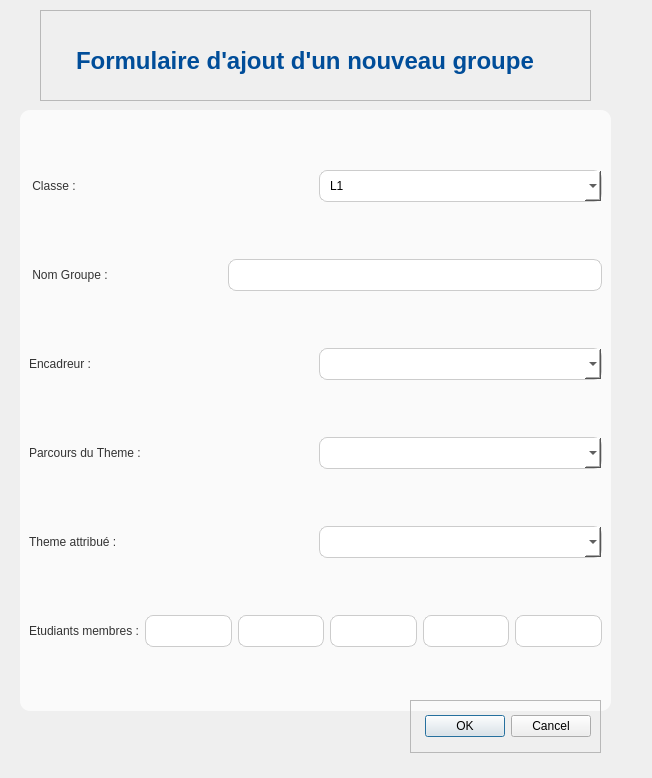
<?xml version="1.0" encoding="UTF-8"?>
<ui version="4.0">
 <class>form_groupe</class>
 <widget class="QDialog" name="form_groupe">
  <property name="geometry">
   <rect>
    <x>0</x>
    <y>0</y>
    <width>652</width>
    <height>778</height>
   </rect>
  </property>
  <property name="windowTitle">
   <string>Dialog</string>
  </property>
  <widget class="QWidget" name="widget" native="true">
   <property name="geometry">
    <rect>
     <x>10</x>
     <y>10</y>
     <width>631</width>
     <height>771</height>
    </rect>
   </property>
   <widget class="QFrame" name="frame">
    <property name="geometry">
     <rect>
      <x>30</x>
      <y>0</y>
      <width>551</width>
      <height>91</height>
     </rect>
    </property>
    <property name="styleSheet">
     <string notr="true">QLabel#label {
    /* Couleur du texte, cohérente avec votre interface */
    color: #004D99; 
    /* Taille de police beaucoup plus grande */
    font-size: 24px; 
    /* Police en gras */
    font-weight: bold;
    /* Marge interne pour l'espacement */
    padding: 20px 0 10px 20px;
}</string>
    </property>
    <property name="frameShape">
     <enum>QFrame::Shape::StyledPanel</enum>
    </property>
    <property name="frameShadow">
     <enum>QFrame::Shadow::Raised</enum>
    </property>
    <layout class="QVBoxLayout" name="verticalLayout_2">
     <item>
      <widget class="QLabel" name="label">
       <property name="styleSheet">
        <string notr="true"/>
       </property>
       <property name="text">
        <string>Formulaire d'ajout d'un nouveau groupe</string>
       </property>
      </widget>
     </item>
    </layout>
   </widget>
   <widget class="QFrame" name="frame_2">
    <property name="geometry">
     <rect>
      <x>10</x>
      <y>100</y>
      <width>591</width>
      <height>601</height>
     </rect>
    </property>
    <property name="styleSheet">
     <string notr="true">QLabel{
color:#333333;
QLabel	font-size:14px;
font: 700 9pt &quot;Segoe UI&quot;;
}
QLineEdit, QComboBox {
    /* Hauteur standard pour le champ */
    min-height: 30px; 
    /* Arrière-plan */
    background-color: white; 
    /* Bordure fine */
    border: 1px solid #CCCCCC;
    /* Coins légèrement arrondis */
    border-radius: 8px; 
    /* Espace interne pour le texte */
    padding: 0 10px; 
}

/* Style au survol ou à la sélection pour un feedback visuel */
QLineEdit:focus, QComboBox:focus {
    border: 2px solid #007BFF; /* Bordure bleue plus épaisse */
}
QFrame {
    /* Blanc cassé pour le conteneur des champs */
    background-color: #FAFAFA; 
    border-radius: 10px; /* Optionnel : pour les bords internes */
    /* Ajouter un peu d'ombre pour le faire ressortir (un peu plus complexe, mais très bel effet) */
    /* box-shadow: 2px 2px 5px rgba(0, 0, 0, 0.1); */
}</string>
    </property>
    <property name="frameShape">
     <enum>QFrame::Shape::StyledPanel</enum>
    </property>
    <property name="frameShadow">
     <enum>QFrame::Shadow::Raised</enum>
    </property>
    <layout class="QVBoxLayout" name="verticalLayout">
     <item>
      <layout class="QHBoxLayout" name="horizontalLayout">
       <item>
        <widget class="QLabel" name="label_2">
         <property name="text">
          <string> Classe :</string>
         </property>
        </widget>
       </item>
       <item>
        <widget class="QComboBox" name="comboBox">
         <item>
          <property name="text">
           <string>L1</string>
          </property>
         </item>
         <item>
          <property name="text">
           <string>M1</string>
          </property>
         </item>
        </widget>
       </item>
      </layout>
     </item>
     <item>
      <layout class="QHBoxLayout" name="horizontalLayout_2">
       <property name="spacing">
        <number>0</number>
       </property>
       <property name="sizeConstraint">
        <enum>QLayout::SizeConstraint::SetDefaultConstraint</enum>
       </property>
       <property name="rightMargin">
        <number>0</number>
       </property>
       <item>
        <widget class="QLabel" name="label_3">
         <property name="text">
          <string> Nom Groupe :                                    </string>
         </property>
        </widget>
       </item>
       <item>
        <widget class="QLineEdit" name="lineEdit"/>
       </item>
      </layout>
     </item>
     <item>
      <layout class="QHBoxLayout" name="horizontalLayout_3">
       <item>
        <widget class="QLabel" name="label_4">
         <property name="text">
          <string>Encadreur :</string>
         </property>
        </widget>
       </item>
       <item>
        <widget class="QComboBox" name="comboBox_2"/>
       </item>
      </layout>
     </item>
     <item>
      <layout class="QHBoxLayout" name="horizontalLayout_4">
       <item>
        <widget class="QLabel" name="label_7">
         <property name="text">
          <string>Parcours du Theme :</string>
         </property>
        </widget>
       </item>
       <item>
        <widget class="QComboBox" name="comboBox_3"/>
       </item>
      </layout>
     </item>
     <item>
      <layout class="QHBoxLayout" name="horizontalLayout_6">
       <item>
        <widget class="QLabel" name="label_5">
         <property name="text">
          <string>Theme attribué :</string>
         </property>
        </widget>
       </item>
       <item>
        <widget class="QComboBox" name="comboBox_4"/>
       </item>
      </layout>
     </item>
     <item>
      <layout class="QHBoxLayout" name="horizontalLayout_5">
       <item>
        <widget class="QLabel" name="label_6">
         <property name="text">
          <string>Etudiants membres :</string>
         </property>
        </widget>
       </item>
       <item>
        <widget class="QLineEdit" name="lineEdit_2"/>
       </item>
       <item>
        <widget class="QLineEdit" name="lineEdit_3"/>
       </item>
       <item>
        <widget class="QLineEdit" name="lineEdit_4"/>
       </item>
       <item>
        <widget class="QLineEdit" name="lineEdit_5"/>
       </item>
       <item>
        <widget class="QLineEdit" name="lineEdit_6"/>
       </item>
      </layout>
     </item>
    </layout>
   </widget>
   <widget class="QFrame" name="frame_3">
    <property name="geometry">
     <rect>
      <x>400</x>
      <y>690</y>
      <width>191</width>
      <height>53</height>
     </rect>
    </property>
    <property name="styleSheet">
     <string notr="true">QDialogButtonBox{
background-color: #28a745; 
color: white;
 border-radius: 8px;
 font-weight: bold;
 padding: 5px 15px;
}</string>
    </property>
    <property name="frameShape">
     <enum>QFrame::Shape::StyledPanel</enum>
    </property>
    <property name="frameShadow">
     <enum>QFrame::Shadow::Raised</enum>
    </property>
    <layout class="QVBoxLayout" name="verticalLayout_3">
     <item>
      <widget class="QDialogButtonBox" name="buttonBox">
       <property name="orientation">
        <enum>Qt::Orientation::Horizontal</enum>
       </property>
       <property name="standardButtons">
        <set>QDialogButtonBox::StandardButton::Cancel|QDialogButtonBox::StandardButton::Ok</set>
       </property>
      </widget>
     </item>
    </layout>
   </widget>
  </widget>
 </widget>
 <resources/>
 <connections>
  <connection>
   <sender>buttonBox</sender>
   <signal>accepted()</signal>
   <receiver>form_groupe</receiver>
   <slot>accept()</slot>
   <hints>
    <hint type="sourcelabel">
     <x>248</x>
     <y>254</y>
    </hint>
    <hint type="destinationlabel">
     <x>157</x>
     <y>274</y>
    </hint>
   </hints>
  </connection>
  <connection>
   <sender>buttonBox</sender>
   <signal>rejected()</signal>
   <receiver>form_groupe</receiver>
   <slot>reject()</slot>
   <hints>
    <hint type="sourcelabel">
     <x>316</x>
     <y>260</y>
    </hint>
    <hint type="destinationlabel">
     <x>286</x>
     <y>274</y>
    </hint>
   </hints>
  </connection>
 </connections>
</ui>
